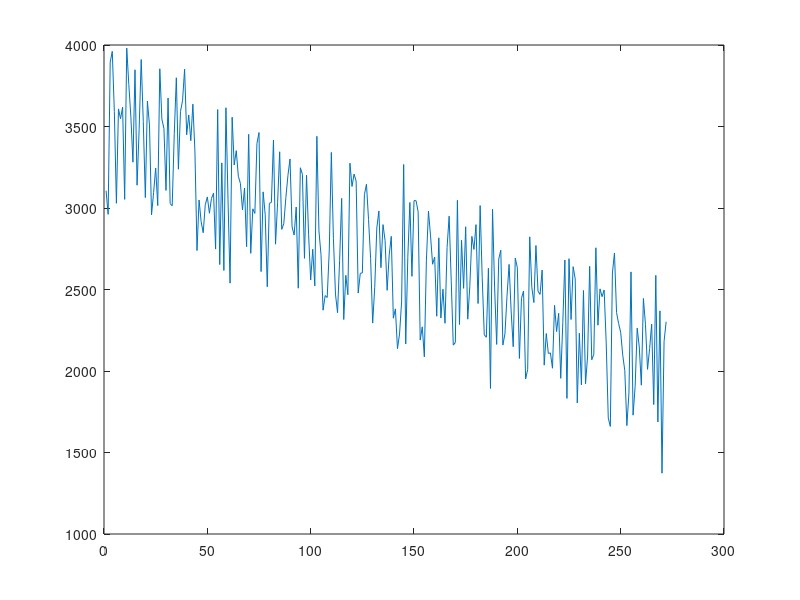

Reproduce this figure in MATLAB. (Note: this script raises an error after producing the figure.)
% Header
% Who-Secret
% When-6/7/2019
% Dependencies/assumptions-None
% What's the script trying to do-plotting data of 3 participants under different amount of caffeine influence in a
% reaction time experiment

%% 0 Initialization
clear all %Clear memory
close all %Close all open figures
clc %Clear command history

load('Assignment1_data') %Load dataset

%% 1 Compute reaction time for each trial and participant

reactionTimes_caffeine_200 = data_caffeine_200 - stimTime_caffeine_200 %Calculate reaction time for participant1
reactionTimes_caffeine_400 = data_caffeine_400 - stimTime_caffeine_400 %Calculate reaction time for participant2
reactionTimes_control = data_control - stimTime_control %Calculate reaction time for participant3

%% 2 Indentify valid trials for each participant

%2a Priors
startPoint = 1 %Start of trials
pp = 1 %Participant
numTrials = 300 %# of trials for each participant
cutoff = 0 %Cutoff for when a trial is considered valid

%2b Valid trials for participant1
for tt = startPoint:numTrials %Go through all trials
    if reactionTimes_caffeine_200(tt,pp) > cutoff %When the trial is considered valid
        validTrials_caffeine_200(tt,pp) = reactionTimes_caffeine_200(tt,pp) %Distinguish valid/invalid trials in a new matrix
    end %Until end
end %Until end

validTrials_caffeine_200(validTrials_caffeine_200 == 0) = [] %Delete 0(invalid trials) in the new matrix

%2c Valid trials for participant2
for tt = startPoint:numTrials %Go through all trials
    if reactionTimes_caffeine_400(tt,pp) > cutoff %When the trial is considered valid
        validTrials_caffeine_400(tt,pp) = reactionTimes_caffeine_400(tt,pp) %Distinguish valid/invalid trials in a new matrix
    end %Until end
end %Until end

validTrials_caffeine_400(validTrials_caffeine_400 == 0) = [] %Delete 0(invalid trials) in the new matrix

%2d Valid trials for participant3
for tt = startPoint:numTrials
    if reactionTimes_control(tt,pp) > cutoff %When the trial is considered valid
        validTrials_control(tt,pp) = reactionTimes_control(tt,pp) %Distinguish valid/invalid trials in a new matrix
    end %Until end
end %Until end

validTrials_control(validTrials_control == 0) = [] %Delete 0(invalid trials) in the new matrix


%% 3 Plot

DC = figure %Name figure

%3a Plotting participant1
Superman = plot(validTrials_caffeine_200) %Plot participant1

Superman.Color = [0 0.4470 0.7410] %Change the line color to blue

hold on %Keep the line for participant1


%3b Plotting participant2
Wonderwoman = plot(validTrials_caffeine_400) %Plot participant2

Wonderwoman.Color = 'r' %Change the line color to red

hold on %Keep the line for participant1


%3c Plotting participant3
Batman = plot(validTrials_control) %Plot participant3

Batman.Color = 'k' %Change the line color to black


%3d General modifications
xlabel('Valid Trial') %Label x-axis
ylabel('Reaction Time') %Label y-axis
title('Reaction Time by Trial') %Add title to the figure
set(gca,'TickDir','out') %Change the direction of tickmarks outwards
box off 
legend([Superman,Wonderwoman,Batman],{'Caffeine200', 'Caffeine400','Control'},'Location','SouthEastOutside') %Add traces for each line

shg %Show figure




